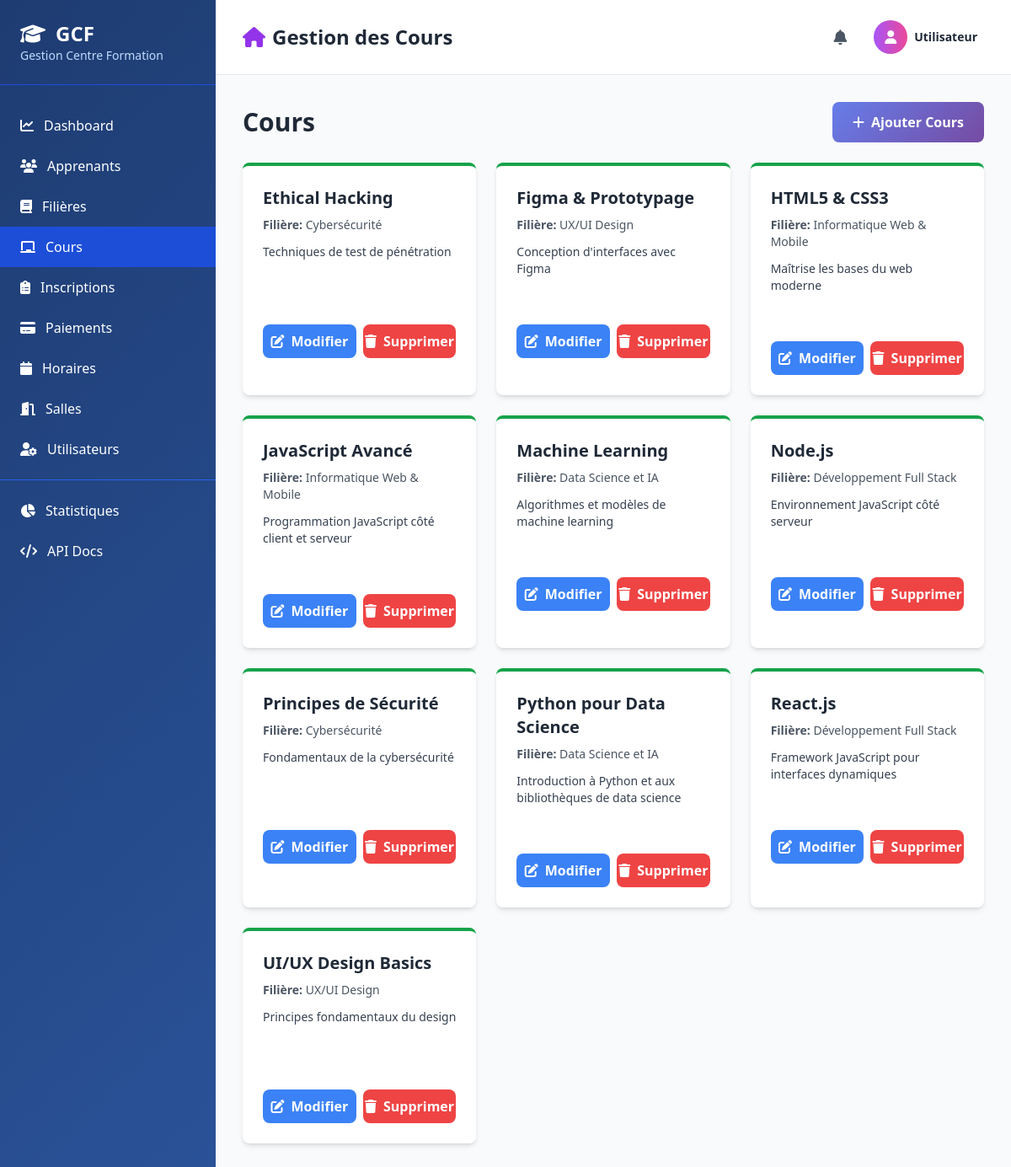
The app's page /pages/cours.php with its own data.
### tables this page shows
CREATE TABLE `cours` (
  `id_cours` int(11) NOT NULL,
  `nom` varchar(100) NOT NULL,
  `description` text DEFAULT NULL,
  `id_filiere` int(11) DEFAULT NULL
);

CREATE TABLE `filiere` (
  `id_filiere` int(11) NOT NULL,
  `nom` varchar(100) NOT NULL,
  `duree` varchar(50) DEFAULT NULL,
  `frais_mensuel` decimal(10,2) DEFAULT NULL
);

### classes/Cours.php (called while the page is built, shortened)
<?php
class Cours {
    private $conn;
    private $table = 'cours';
    public function __construct($db) {
        $this->conn = $db;
    }
    public function getAll() {
        $query = "SELECT c.*, f.nom as filiere_nom FROM " . $this->table . " c
                  LEFT JOIN filiere f ON c.id_filiere = f.id_filiere
                  ORDER BY c.nom ASC";
        $stmt = $this->conn->prepare($query);
        $stmt->execute();
        return $stmt->fetchAll(PDO::FETCH_ASSOC);
    }
}

### pages/cours.php (the view, shortened to what this page needs)
<?php
require_once __DIR__ . '/../classes/Cours.php';
$database = new Database();
$db = $database->connect();
$cours = new Cours($db);
$touts_cours = $cours->getAll();
include __DIR__ . '/../includes/header.php';
?>
                <div class="flex justify-between items-center mb-6">
                    <h2 class="text-3xl font-bold text-gray-800">Cours</h2>
                    <button onclick="openModal('addModal')" class="btn-primary text-white px-6 py-3 rounded-lg font-semibold flex items-center">
                        <i class="fas fa-plus mr-2"></i>Ajouter Cours
                    </button>
                </div>
                <div class="grid grid-cols-1 md:grid-cols-2 lg:grid-cols-3 gap-6">
                    <?php foreach ($touts_cours as $c): ?>
                    <div class="bg-white rounded-lg shadow-md p-6 border-t-4 border-green-600 hover:shadow-lg transition">
                        <h3 class="text-xl font-bold text-gray-800 mb-2"><?php echo htmlspecialchars($c['nom']); ?></h3>
                        <p class="text-sm text-gray-600 mb-3"><strong>Filière:</strong> <?php echo htmlspecialchars($c['filiere_nom'] ?? '-'); ?></p>
                        <p class="text-gray-700 text-sm mb-4 h-20 overflow-y-auto"><?php echo htmlspecialchars($c['description'] ?? '-'); ?></p>
                        <div class="flex gap-2">
                            <a href="?edit=<?php echo $c['id_cours']; ?>" class="flex-1 text-center bg-blue-500 text-white py-2 rounded-lg hover:bg-blue-600 font-semibold">
                                <i class="fas fa-edit mr-2"></i>Modifier
                            </a>
                            <a href="?delete=<?php echo $c['id_cours']; ?>" class="flex-1 text-center bg-red-500 text-white py-2 rounded-lg hover:bg-red-600 font-semibold" onclick="return confirm('Êtes-vous sûr?')">
                                <i class="fas fa-trash mr-2"></i>Supprimer
                            </a>
                        </div>
                    </div>
                    <?php endforeach; ?>
                </div>
<?php include __DIR__ . '/../includes/footer.php'; ?>

### includes/header.php (style rules this page uses)
body { background: linear-gradient(135deg, #667eea 0%, #764ba2 100%); min-height: 100vh; }
.btn-primary { background: linear-gradient(135deg, #667eea 0%, #764ba2 100%); transition: all 0.3s ease; }

### records on screen
cours: nom "Ethical Hacking", id_filiere.nom "Cybersécurité", description "Techniques de test de pénétration"
cours: nom "Figma & Prototypage", id_filiere.nom "UX/UI Design", description "Conception d'interfaces avec Figma"
cours: nom "HTML5 & CSS3", id_filiere.nom "Informatique Web & Mobile", description "Maîtrise les bases du web moderne"
cours: nom "JavaScript Avancé", id_filiere.nom "Informatique Web & Mobile", description "Programmation JavaScript côté client et serveur"
cours: nom "Machine Learning", id_filiere.nom "Data Science et IA", description "Algorithmes et modèles de machine learning"
cours: nom "Node.js", id_filiere.nom "Développement Full Stack", description "Environnement JavaScript côté serveur"
cours: nom "Principes de Sécurité", id_filiere.nom "Cybersécurité", description "Fondamentaux de la cybersécurité"
cours: nom "Python pour Data Science", id_filiere.nom "Data Science et IA", description "Introduction à Python et aux bibliothèques de data science"
cours: nom "React.js", id_filiere.nom "Développement Full Stack", description "Framework JavaScript pour interfaces dynamiques"
cours: nom "UI/UX Design Basics", id_filiere.nom "UX/UI Design", description "Principes fondamentaux du design"

### other values on screen
$page_title "Gestion des Cours"
